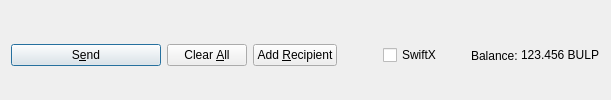
         <widget class="QFrame" name="frame_Send">
          <layout class="QHBoxLayout" name="horizontalLayout">
           <property name="bottomMargin">
            <number>0</number>
           </property>
           <item>
            <widget class="QPushButton" name="sendButton">
             <property name="minimumSize">
              <size>
               <width>150</width>
               <height>0</height>
              </size>
             </property>
             <property name="toolTip">
              <string>Confirm the send action</string>
             </property>
             <property name="text">
              <string>S&amp;end</string>
             </property>
             <property name="icon">
              <iconset resource="../bulpcoin.qrc">
               <normaloff>:/icons/send</normaloff>:/icons/send</iconset>
             </property>
             <property name="autoDefault">
              <bool>false</bool>
             </property>
             <property name="default">
              <bool>true</bool>
             </property>
            </widget>
           </item>
           <item>
            <widget class="QPushButton" name="clearButton">
             <property name="sizePolicy">
              <sizepolicy hsizetype="Minimum" vsizetype="Fixed">
               <horstretch>0</horstretch>
               <verstretch>0</verstretch>
              </sizepolicy>
             </property>
             <property name="toolTip">
              <string>Clear all fields of the form.</string>
             </property>
             <property name="text">
              <string>Clear &amp;All</string>
             </property>
             <property name="icon">
              <iconset resource="../bulpcoin.qrc">
               <normaloff>:/icons/remove</normaloff>:/icons/remove</iconset>
             </property>
             <property name="autoDefault">
              <bool>false</bool>
             </property>
            </widget>
           </item>
           <item>
            <widget class="QPushButton" name="addButton">
             <property name="toolTip">
              <string>Send to multiple recipients at once</string>
             </property>
             <property name="text">
              <string>Add &amp;Recipient</string>
             </property>
             <property name="icon">
              <iconset resource="../bulpcoin.qrc">
               <normaloff>:/icons/add</normaloff>:/icons/add</iconset>
             </property>
             <property name="autoDefault">
              <bool>false</bool>
             </property>
            </widget>
           </item>
           <item>
            <spacer name="horizontalSpacer">
             <property name="orientation">
              <enum>Qt::Horizontal</enum>
             </property>
             <property name="sizeHint" stdset="0">
              <size>
               <width>40</width>
               <height>20</height>
              </size>
             </property>
            </spacer>
           </item>
           <item>
            <layout class="QHBoxLayout" name="horizontalLayout_2">
             <property name="spacing">
              <number>3</number>
             </property>
             <item>
              <widget class="QCheckBox" name="checkSwiftTX">
               <property name="enabled">
                <bool>true</bool>
               </property>
               <property name="minimumSize">
                <size>
                 <width>85</width>
                 <height>0</height>
                </size>
               </property>
               <property name="text">
                <string>SwiftX</string>
               </property>
              </widget>
             </item>
             <item>
              <widget class="QLabel" name="label">
               <property name="text">
                <string>Balance:</string>
               </property>
              </widget>
             </item>
             <item>
              <widget class="QLabel" name="labelBalance">
               <property name="sizePolicy">
                <sizepolicy hsizetype="Preferred" vsizetype="Fixed">
                 <horstretch>0</horstretch>
                 <verstretch>0</verstretch>
                </sizepolicy>
               </property>
               <property name="cursor">
                <cursorShape>IBeamCursor</cursorShape>
               </property>
               <property name="text">
                <string notr="true">123.456 BULP</string>
               </property>
               <property name="textInteractionFlags">
                <set>Qt::LinksAccessibleByMouse|Qt::TextSelectableByKeyboard|Qt::TextSelectableByMouse</set>
               </property>
              </widget>
             </item>
            </layout>
           </item>
          </layout>
         </widget>
